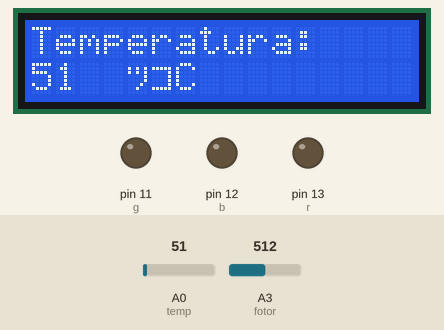
Simulated run of this sketch. Board: Arduino Uno, built with avr-gcc and run on an emulated ATmega328P. Parts: 16×2 character LCD, output pins drawn as LEDs (lit = HIGH). Inputs (shaded band) come from the test bench; at power-on: A0 (temp) = 51, A3 (fotor) = 512. What the sketch prints to the serial monitor is not drawn.

Above: at 1.2 s.
1.3 s: A0 (temp) set to 61
At 2.5 s:
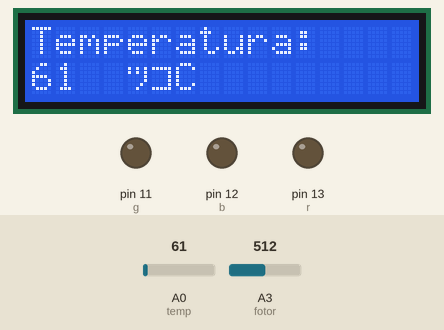
3.6 s: A0 (temp) set to 71
At 5.3 s:
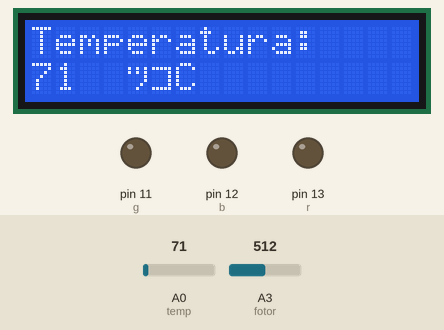
5.7 s: A0 (temp) set to 86
At 7.0 s:
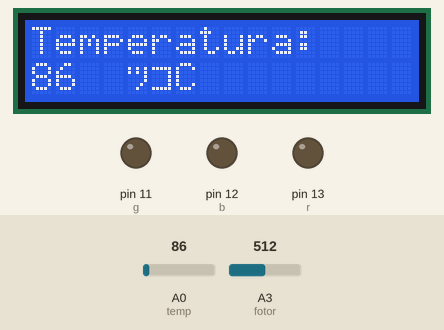
Timing chart, 0 to 8.7 s (numbered marks = the images above; inputs shaded):
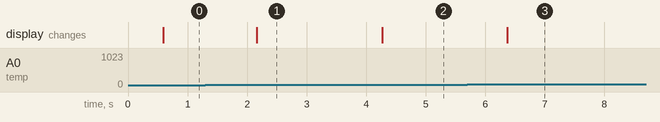

Measured:
- after the input at 1.3 s, the display: changes after 0.87 s (image 1)
- after the input at 3.6 s, the display: changes after 0.67 s (image 2)
- after the input at 5.7 s, the display: changes after 0.67 s (image 3)

The sketch:

TP_5-LCD.ino
```cpp
#include <Adafruit_LiquidCrystal.h>

Adafruit_LiquidCrystal pantalla(0);


#define fotor A3
#define temp A0
#define r 13
#define g 11
#define b 12
#define boton A1
int foto;
int tempe;
int nfoto;
void setup(){
  pantalla.begin(16,2);
  pinMode(fotor, INPUT);
  pinMode(temp, INPUT);
  pinMode(r, OUTPUT);
  pinMode(g, OUTPUT);
  pinMode(b, OUTPUT);
  Serial.begin(9600);
}

void loop()
{
  foto = analogRead(fotor);
  tempe = analogRead(temp);
  nfoto = map(foto, 1017, 344, 0, 100);
  Serial.print("El nivel de luz actual es: ");
  Serial.print(nfoto);
  Serial.print(" %");
  Serial.print(" y la temperatura actual es: ");
  Serial.print(temp);
  Serial.println(" ºC");
  delay(500);
  if(nfoto = 0){
    if(tempe > 90){
      digitalWrite(r, HIGH);
    }
    else{
      digitalWrite(r, LOW);
    }
    if(tempe > 18){
      if(tempe < 90){
        digitalWrite(g, HIGH);
      }
    }
    else{
      digitalWrite(g, LOW);
    }
    if(tempe < 18){
      digitalWrite(b, HIGH);
    }
    else{
      digitalWrite(b, LOW);
    }
  }
  if(boton == LOW){
    pantalla.setCursor(0, 0);
    pantalla.print("Nivel de Luz: ");
    pantalla.setCursor(0, 1);
    pantalla.print(nfoto);
    pantalla.print(" ");
    pantalla.print(" %  ");
  }
  else{
    pantalla.setCursor(0, 0);
    pantalla.print("Temperatura: ");
    pantalla.setCursor(0, 1);
    pantalla.print(tempe);
    pantalla.print(" ");
    pantalla.print(" ºC  ");
  }
}
```
